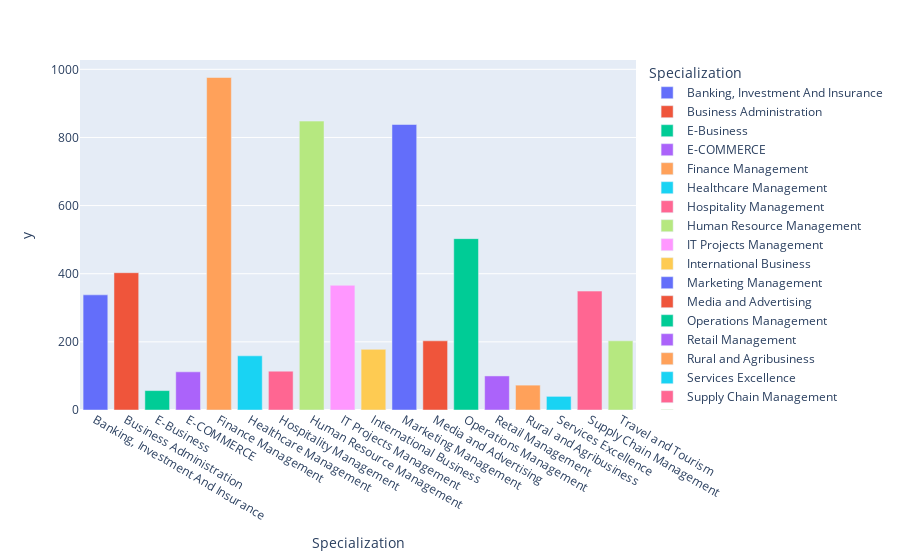

Here is the notebook cell this chart was saved with:
### Code cell
df1 = data.groupby(["Specialization"]).count().reset_index()

fig = px.bar(df1,
             y=data.groupby(["Specialization"]).size(),
             x="Specialization",
             color='Specialization')
fig.show()

### Figure 1 — Plotly figure (JSON) as saved in the notebook; plotly's stock layout.template omitted (floating-point values rounded to 4 significant figures)
{"data": [{"alignmentgroup": "True", "hovertemplate": "Specialization=%{x}<br>y=%{y}<extra></extra>", "legendgroup": "Banking, Investment And Insurance", "marker": {"color": "#636efa"}, "name": "Banking, Investment And Insurance", "offsetgroup": "Banking, Investment And Insurance", "orientation": "v", "showlegend": true, "textposition": "auto", "type": "bar", "x": ["Banking, Investment And Insurance"], "xaxis": "x", "y": [338], "yaxis": "y"}, {"alignmentgroup": "True", "hovertemplate": "Specialization=%{x}<br>y=%{y}<extra></extra>", "legendgroup": "Business Administration", "marker": {"color": "#EF553B"}, "name": "Business Administration", "offsetgroup": "Business Administration", "orientation": "v", "showlegend": true, "textposition": "auto", "type": "bar", "x": ["Business Administration"], "xaxis": "x", "y": [403], "yaxis": "y"}, {"alignmentgroup": "True", "hovertemplate": "Specialization=%{x}<br>y=%{y}<extra></extra>", "legendgroup": "E-Business", "marker": {"color": "#00cc96"}, "name": "E-Business", "offsetgroup": "E-Business", "orientation": "v", "showlegend": true, "textposition": "auto", "type": "bar", "x": ["E-Business"], "xaxis": "x", "y": [57], "yaxis": "y"}, {"alignmentgroup": "True", "hovertemplate": "Specialization=%{x}<br>y=%{y}<extra></extra>", "legendgroup": "E-COMMERCE", "marker": {"color": "#ab63fa"}, "name": "E-COMMERCE", "offsetgroup": "E-COMMERCE", "orientation": "v", "showlegend": true, "textposition": "auto", "type": "bar", "x": ["E-COMMERCE"], "xaxis": "x", "y": [112], "yaxis": "y"}, {"alignmentgroup": "True", "hovertemplate": "Specialization=%{x}<br>y=%{y}<extra></extra>", "legendgroup": "Finance Management", "marker": {"color": "#FFA15A"}, "name": "Finance Management", "offsetgroup": "Finance Management", "orientation": "v", "showlegend": true, "textposition": "auto", "type": "bar", "x": ["Finance Management"], "xaxis": "x", "y": [976], "yaxis": "y"}, {"alignmentgroup": "True", "hovertemplate": "Specialization=%{x}<br>y=%{y}<extra></extra>", "legendgroup": "Healthcare Management", "marker": {"color": "#19d3f3"}, "name": "Healthcare Management", "offsetgroup": "Healthcare Management", "orientation": "v", "showlegend": true, "textposition": "auto", "type": "bar", "x": ["Healthcare Management"], "xaxis": "x", "y": [159], "yaxis": "y"}, {"alignmentgroup": "True", "hovertemplate": "Specialization=%{x}<br>y=%{y}<extra></extra>", "legendgroup": "Hospitality Management", "marker": {"color": "#FF6692"}, "name": "Hospitality Management", "offsetgroup": "Hospitality Management", "orientation": "v", "showlegend": true, "textposition": "auto", "type": "bar", "x": ["Hospitality Management"], "xaxis": "x", "y": [114], "yaxis": "y"}, {"alignmentgroup": "True", "hovertemplate": "Specialization=%{x}<br>y=%{y}<extra></extra>", "legendgroup": "Human Resource Management", "marker": {"color": "#B6E880"}, "name": "Human Resource Management", "offsetgroup": "Human Resource Management", "orientation": "v", "showlegend": true, "textposition": "auto", "type": "bar", "x": ["Human Resource Management"], "xaxis": "x", "y": [848], "yaxis": "y"}, {"alignmentgroup": "True", "hovertemplate": "Specialization=%{x}<br>y=%{y}<extra></extra>", "legendgroup": "IT Projects Management", "marker": {"color": "#FF97FF"}, "name": "IT Projects Management", "offsetgroup": "IT Projects Management", "orientation": "v", "showlegend": true, "textposition": "auto", "type": "bar", "x": ["IT Projects Management"], "xaxis": "x", "y": [366], "yaxis": "y"}, {"alignmentgroup": "True", "hovertemplate": "Specialization=%{x}<br>y=%{y}<extra></extra>", "legendgroup": "International Business", "marker": {"color": "#FECB52"}, "name": "International Business", "offsetgroup": "International Business", "orientation": "v", "showlegend": true, "textposition": "auto", "type": "bar", "x": ["International Business"], "xaxis": "x", "y": [178], "yaxis": "y"}, {"alignmentgroup": "True", "hovertemplate": "Specialization=%{x}<br>y=%{y}<extra></extra>", "legendgroup": "Marketing Management", "marker": {"color": "#636efa"}, "name": "Marketing Management", "offsetgroup": "Marketing Management", "orientation": "v", "showlegend": true, "textposition": "auto", "type": "bar", "x": ["Marketing Management"], "xaxis": "x", "y": [838], "yaxis": "y"}, {"alignmentgroup": "True", "hovertemplate": "Specialization=%{x}<br>y=%{y}<extra></extra>", "legendgroup": "Media and Advertising", "marker": {"color": "#EF553B"}, "name": "Media and Advertising", "offsetgroup": "Media and Advertising", "orientation": "v", "showlegend": true, "textposition": "auto", "type": "bar", "x": ["Media and Advertising"], "xaxis": "x", "y": [203], "yaxis": "y"}, {"alignmentgroup": "True", "hovertemplate": "Specialization=%{x}<br>y=%{y}<extra></extra>", "legendgroup": "Operations Management", "marker": {"color": "#00cc96"}, "name": "Operations Management", "offsetgroup": "Operations Management", "orientation": "v", "showlegend": true, "textposition": "auto", "type": "bar", "x": ["Operations Management"], "xaxis": "x", "y": [503], "yaxis": "y"}, {"alignmentgroup": "True", "hovertemplate": "Specialization=%{x}<br>y=%{y}<extra></extra>", "legendgroup": "Retail Management", "marker": {"color": "#ab63fa"}, "name": "Retail Management", "offsetgroup": "Retail Management", "orientation": "v", "showlegend": true, "textposition": "auto", "type": "bar", "x": ["Retail Management"], "xaxis": "x", "y": [100], "yaxis": "y"}, {"alignmentgroup": "True", "hovertemplate": "Specialization=%{x}<br>y=%{y}<extra></extra>", "legendgroup": "Rural and Agribusiness", "marker": {"color": "#FFA15A"}, "name": "Rural and Agribusiness", "offsetgroup": "Rural and Agribusiness", "orientation": "v", "showlegend": true, "textposition": "auto", "type": "bar", "x": ["Rural and Agribusiness"], "xaxis": "x", "y": [73], "yaxis": "y"}, {"alignmentgroup": "True", "hovertemplate": "Specialization=%{x}<br>y=%{y}<extra></extra>", "legendgroup": "Services Excellence", "marker": {"color": "#19d3f3"}, "name": "Services Excellence", "offsetgroup": "Services Excellence", "orientation": "v", "showlegend": true, "textposition": "auto", "type": "bar", "x": ["Services Excellence"], "xaxis": "x", "y": [40], "yaxis": "y"}, {"alignmentgroup": "True", "hovertemplate": "Specialization=%{x}<br>y=%{y}<extra></extra>", "legendgroup": "Supply Chain Management", "marker": {"color": "#FF6692"}, "name": "Supply Chain Management", "offsetgroup": "Supply Chain Management", "orientation": "v", "showlegend": true, "textposition": "auto", "type": "bar", "x": ["Supply Chain Management"], "xaxis": "x", "y": [349], "yaxis": "y"}, {"alignmentgroup": "True", "hovertemplate": "Specialization=%{x}<br>y=%{y}<extra></extra>", "legendgroup": "Travel and Tourism", "marker": {"color": "#B6E880"}, "name": "Travel and Tourism", "offsetgroup": "Travel and Tourism", "orientation": "v", "showlegend": true, "textposition": "auto", "type": "bar", "x": ["Travel and Tourism"], "xaxis": "x", "y": [203], "yaxis": "y"}], "layout": {"barmode": "relative", "legend": {"title": {"text": "Specialization"}, "tracegroupgap": 0}, "margin": {"t": 60}, "xaxis": {"anchor": "y", "categoryarray": ["Banking, Investment And Insurance", "Business Administration", "E-Business", "E-COMMERCE", "Finance Management", "Healthcare Management", "Hospitality Management", "Human Resource Management", "IT Projects Management", "International Business", "Marketing Management", "Media and Advertising", "Operations Management", "Retail Management", "Rural and Agribusiness", "Services Excellence", "Supply Chain Management", "Travel and Tourism"], "categoryorder": "array", "domain": [0, 1], "title": {"text": "Specialization"}}, "yaxis": {"anchor": "x", "domain": [0, 1], "title": {"text": "y"}}}}
